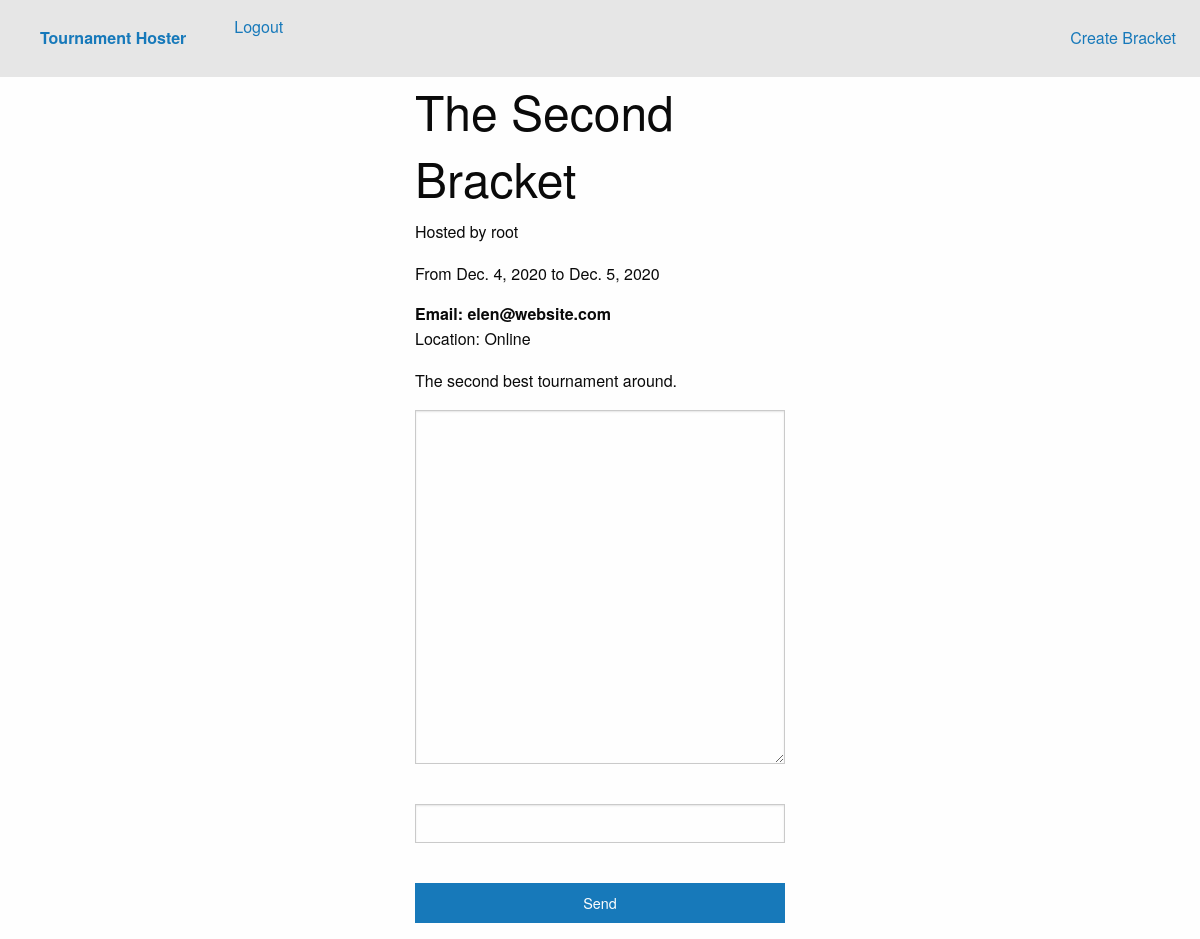
The app's page /tournaments/2/ (signed in) with its own data.
### bracketBuilder/models.py (models this page shows, shortened)
class BracketModel(models.Model):
    host = models.ForeignKey(User, on_delete=models.CASCADE)
    bracket_name = models.CharField(max_length=500, default="Bracket Name")
    primary_contact_type = models.CharField(max_length=500,default="Email")
    primary_contact_value = models.CharField(max_length=500, default="Jenna", blank=True)
    start_date = models.DateField() #change to date-time
    end_date = models.DateField() #change to date-time
    tournament_description = models.CharField(max_length=30000, default="A new tournament.")
    location = models.CharField(max_length=500, default="Online")

### bracketBuilder/views.py (the view)
# urls.py: path('tournaments/<int:page>/', views.postedTournament, name='room'),
def postedTournament(request, page=1, room_name='1'):
    bracket = models.BracketModel.objects.get(id=page)
    title = bracket.bracket_name
    content = "Content"
    context = {
        "title":title,
        "body":content,
        "bracket":bracket,
        "room_name":room_name
    }
    return render(request, "chat/postedTournament.html", context=context)

### bracketBuilder/templates/chat/postedTournament.html (shortened to what this page needs)
{% extends "base.html" %}
{% block content %}
{% if user.is_authenticated %}
<div class="grid-x grid-padding-x">
    <div class="large-4 medium-4 small-12 large-offset-4 medium-offset-4 cell">
            <h1>{{ bracket.bracket_name }}</h1>
            <p class="offset-2">Hosted by {{ bracket.host }}</p>
            <p>From {{ bracket.start_date }} to {{ bracket.end_date }}</p>
            <b>{{ bracket.primary_contact_type }}: {{ bracket.primary_contact_value }}</b>
            <p>Location: {{ bracket.location }}</p>
            <p>{{ bracket.tournament_description }}</p>
            <textarea id="chat-log" cols="100" rows="14"></textarea><br>
            <input id="chat-message-input" type="text" size="100"><br>
            <input type="submit" class="button expanded" value="Send" />
    </div>
</div>
{% else %}
    <h3>Put login button here</h3>
{% endif %}
{% endblock %}

### records on screen
BracketModel: bracket_name "The Second Bracket", host "root", start_date "Dec. 4, 2020", end_date "Dec. 5, 2020", primary_contact_type "Email", primary_contact_value "elen@website.com", location "Online", tournament_description "The second best tournament around."
